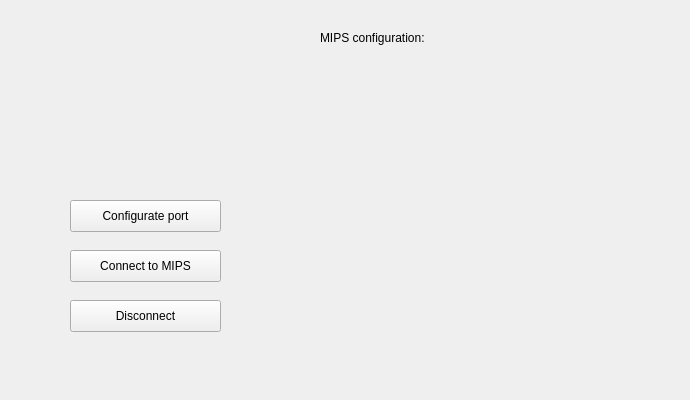
    <widget class="QWidget" name="System">
     <attribute name="title">
      <string>System</string>
     </attribute>
     <widget class="QLabel" name="lblMIPSimage">
      <property name="geometry">
       <rect>
        <x>20</x>
        <y>30</y>
        <width>261</width>
        <height>121</height>
       </rect>
      </property>
      <property name="text">
       <string/>
      </property>
      <property name="pixmap">
       <pixmap resource="files.qrc">:/Images/MIPS.jpg</pixmap>
      </property>
      <property name="scaledContents">
       <bool>true</bool>
      </property>
     </widget>
     <widget class="QLabel" name="lblMIPSconfigTitle">
      <property name="geometry">
       <rect>
        <x>320</x>
        <y>30</y>
        <width>131</width>
        <height>16</height>
       </rect>
      </property>
      <property name="text">
       <string>MIPS configuration:</string>
      </property>
     </widget>
     <widget class="QLabel" name="lblMIPSconfig">
      <property name="geometry">
       <rect>
        <x>350</x>
        <y>60</y>
        <width>331</width>
        <height>331</height>
       </rect>
      </property>
      <property name="text">
       <string/>
      </property>
      <property name="alignment">
       <set>Qt::AlignLeading|Qt::AlignLeft|Qt::AlignTop</set>
      </property>
     </widget>
     <widget class="QPushButton" name="pbConnect">
      <property name="geometry">
       <rect>
        <x>70</x>
        <y>250</y>
        <width>151</width>
        <height>32</height>
       </rect>
      </property>
      <property name="text">
       <string>Connect to MIPS</string>
      </property>
     </widget>
     <widget class="QPushButton" name="pbConfigure">
      <property name="geometry">
       <rect>
        <x>70</x>
        <y>200</y>
        <width>151</width>
        <height>32</height>
       </rect>
      </property>
      <property name="text">
       <string>Configurate port</string>
      </property>
     </widget>
     <widget class="QPushButton" name="pbDisconnect">
      <property name="geometry">
       <rect>
        <x>70</x>
        <y>300</y>
        <width>151</width>
        <height>32</height>
       </rect>
      </property>
      <property name="text">
       <string>Disconnect</string>
      </property>
     </widget>
    </widget>
